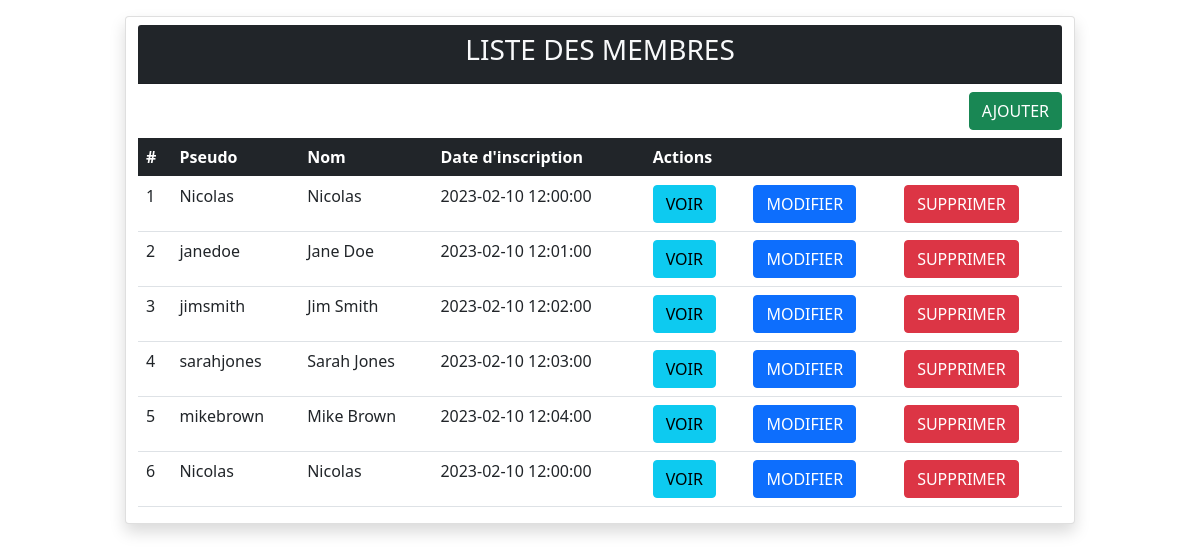
The page /membres.php on the database its author committed.
### tables this page shows
CREATE TABLE `membre` (
  `id_membre` bigint NOT NULL AUTO_INCREMENT,
  `pseudo` varchar(255) NOT NULL,
  `nom` varchar(255) NOT NULL,
  `email` varchar(255) NOT NULL,
  `mdp` varchar(255) NOT NULL,
  `date_inscription` datetime NOT NULL,
  PRIMARY KEY (`id_membre`)
);

### html/fonctions/gestionMembre.php (called while the page is built, shortened)
<?php
function getMembres() {
    try {
        $bdd = getDatabase();
        $sql = "SELECT * FROM membre;";
        $reponse = $bdd->query($sql);
        $membres = $reponse->fetchAll(PDO::FETCH_OBJ);
        return $membres;
    } catch (PDOException $error) {
        echo $error->getMessage();
        return false;
    }
}

### html/membres.php (the view, shortened to what this page needs)
<?php
require_once('./fonctions/gestionMembre.php');
$membres = getMembres();
?>
<!DOCTYPE>
<html>
<head>
    <link href="https://cdn.jsdelivr.net/npm/bootstrap@5.0.0-beta3/dist/css/bootstrap.min.css" rel="stylesheet"
>
</head>
<body>
    <div class="container">
        <div class="row">
            <div class="col-10 card shadow mx-auto mt-3">
                <div class="card-header text-center bg-dark text-light mt-2">
                    <h3>LISTE DES MEMBRES</h3>
                </div>
                <div class="my-2">
                    <a href="membre-add.php" class="float-end btn btn-success">AJOUTER</a>
                </div>
                <div class="card-content">
                    <table class="table">
                        <thead class="table-dark">
                        <tr>
                            <th scope="col">#</th>
                            <th scope="col">Pseudo</th>
                            <th scope="col">Nom</th>
                            <th scope="col">Date d'inscription</th>
                            <th scope="col" colspan="3">Actions</th>
                        </tr>
                        </thead>
                        <tbody>
                            <?php foreach($membres as $membre): ?>
                                <tr>
                                    <td><?= $membre->id_membre; ?></td>
                                    <td><?= $membre->pseudo; ?></td>
                                    <td><?= $membre->nom; ?></td>
                                    <td><?= $membre->date_inscription?></td>
                                    <td>
                                        <a href="membre.php?id=<?= $membre->id_membre; ?>" id="get-<?= $membre->id_membre; ?>>" class="btn btn-info">VOIR</button>
                                    </td>
                                    <td>
                                        <a href="membre-update.php?id=<?= $membre->id_membre; ?>" id="update-<?= $membre->id_membre; ?>" class="btn btn-primary">MODIFIER</button>
                                    </td>
                                    <td>
                                        <a href="membre-delete.php?id=<?= $membre->id_membre; ?>" id="delete-<?= $membre->id_membre; ?>" class="btn btn-danger">SUPPRIMER</button>
                                    </td>
                                </tr>
                            <?php endforeach; ?>
                        </tbody>
                    </table>
                </div>
            </div>
        </div>
    </div>
</body>
</html>

### rows shown on the page
membre: id_membre "1", pseudo "Nicolas", nom "Nicolas", date_inscription "2023-02-10 12:00:00"
membre: id_membre "2", pseudo "janedoe", nom "Jane Doe", date_inscription "2023-02-10 12:01:00"
membre: id_membre "3", pseudo "jimsmith", nom "Jim Smith", date_inscription "2023-02-10 12:02:00"
membre: id_membre "4", pseudo "sarahjones", nom "Sarah Jones", date_inscription "2023-02-10 12:03:00"
membre: id_membre "5", pseudo "mikebrown", nom "Mike Brown", date_inscription "2023-02-10 12:04:00"
membre: id_membre "6", pseudo "Nicolas", nom "Nicolas", date_inscription "2023-02-10 12:00:00"
